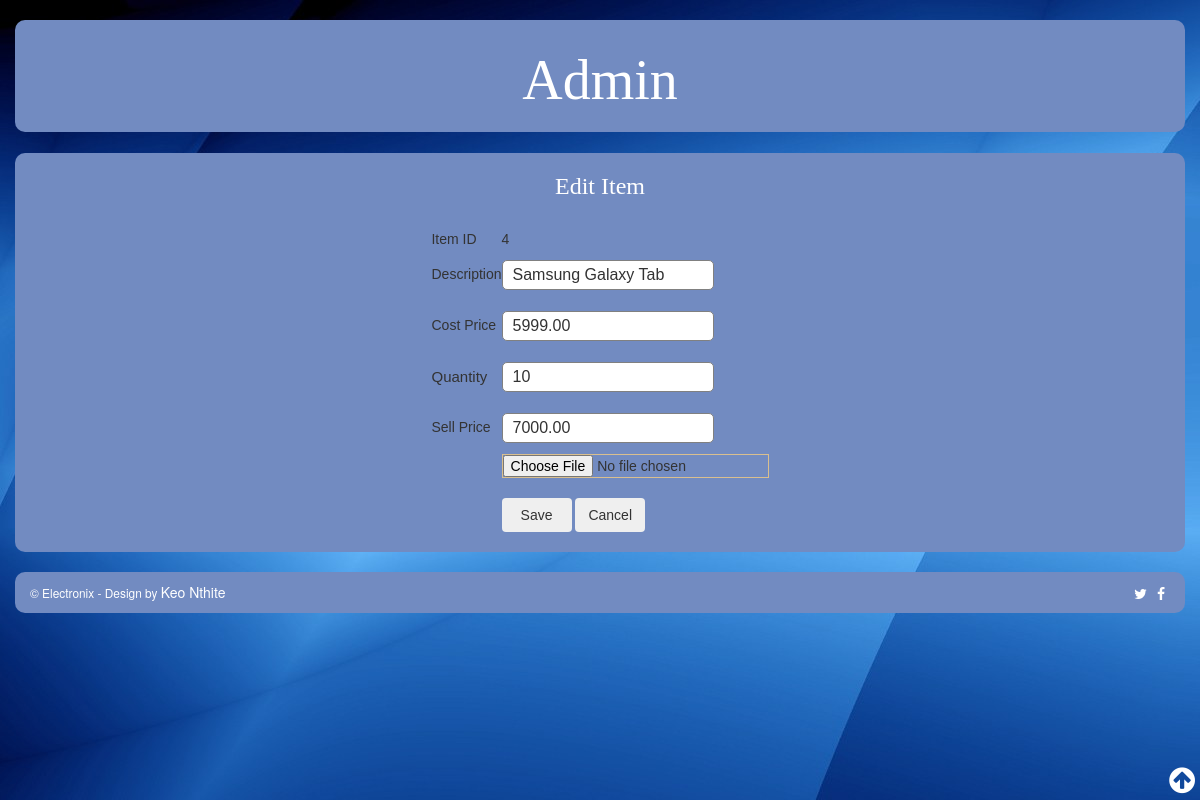
Screenshot of /editItem.php?id=4 with the database file from the repository.
### tables this page shows
CREATE TABLE IF NOT EXISTS `tbl_item` (
  `ItemID` int(11) NOT NULL AUTO_INCREMENT,
  `Description` varchar(50) NOT NULL,
  `CostPrice` decimal(10,2) NOT NULL,
  `Quantity` int(11) NOT NULL,
  `SellPrice` decimal(10,2) NOT NULL,
  `Image` varchar(50) NOT NULL,
  PRIMARY KEY (`ItemID`)
);

### editItem.php (the view, shortened to what this page needs)
<?php
$db_host="us-cdbr-east-02.cleardb.com";
$db_username="babab8844655c8";
$db_password="fa85e879";
$db_name="heroku_1f84699d008c6be";
$db_connect = mysqli_connect($db_host, $db_username, $db_password, $db_name);
if(isset($_GET["id"]))
{
	$query = "SELECT * FROM tbl_item WHERE ItemID = ".$_GET['id'];
	$result = mysqli_query($db_connect, $query);
	 $editRow = mysqli_fetch_array($result);
}
?>
<!DOCTYPE html>
<html>
<head>
    <link href="css/bootstrap.min.css" rel="stylesheet">
    <link href="css/bootstrap-theme.min.css" rel="stylesheet">
    <link href="css/stylesheet.css" rel="stylesheet">
	<link rel="stylesheet" href="https://cdnjs.cloudflare.com/ajax/libs/font-awesome/4.7.0/css/font-awesome.min.css">
</head>
<body>
	<br/>
	<div class="container">
		<div id="top" class="row">
			<center><h1>Admin</h1></center>
		</div>
		<br/>
		<div class="row">
			<div id="content">
			<div class="container" style="width:750px;">
			<h3>Edit Item</h3>
			<br />
			<div class="products" >
				 <form method="post">
					 <center><table cellpadding="2" cellspacing="2">
						<tr>
							<td>Item ID</td>
							<td><?php echo $editRow['ItemID']; ?>
							</td>
						</tr>
						<tr>
							<td>Description</td>
							<td>
								<div class="input-group">
									<input type="text" name="description" value="<?php echo $editRow['Description'];?>">
							  	</div>
							</td>
						</tr>
							<tr>
							<td>Cost Price</td>
							<td>
								<div class="input-group">
									<input type="text" name="cost_price" value="<?php echo $editRow['CostPrice'];?>">
							  	</div>
							</td>
						</tr>
						<tr>
							<td style="font-size:15px">Quantity</td>
							<td>
								<div class="input-group">
									<input type="text" name="quantity" value="<?php echo $editRow['Quantity'];?>">
							  	</div>
							</td>
						</tr>
						<tr>
							<td>Sell Price</td>
							<td>
								<div class="input-group">
									<input type="text" name="sell_price" value="<?php echo $editRow['SellPrice'];?>">
							  	</div>
							</td>
						</tr>
						<tr>
							<td></td>
								<td><input type="file" id="image" value="<?php echo $editRow['Image'];?>" name="item_image" accept="images/*" >
								<br/>
							</td>
						</tr>
						<tr>
							<td>&nbsp;</td>
							<td>
				  				<button type="submit" class="btn" name="save" value="Save" style="width:70px;">Save</button>
				  				<button type="submit" class="btn" name="cancel" value="Cancel">Cancel</button>
							</td>
						</tr>
					</table></center>
				</form>
			</div>
			<br/>
			</div>
		</div>
	</div>
		<div class="row">
			<div id="footer" class="col-lg-12">
      			<small>
					&copy; Electronix - Design by <a class="designName" href="http:www.facebook.co.za/keoabetswenthite/" target="_blank">										Keo Nthite </a> <a href="http:facebook/electronix.com" class="fa fa-facebook" title="Facebook"></a> <a href="http:twitter/electronix.com" class="fa fa-twitter" title="Twitter"></a>
				</small>
			</div>
		</div>
	</div>
	<a href="#" class="back-to-top" style="display:inline">
		<i class="fa fa-arrow-circle-up"></i>
	</a>
</body>
</html>

### css/stylesheet.css (style rules this page uses)
#top { margin-bottom: 1px; padding: 10px; background:#728BC1; border-radius:10px; text-align:center; }
#content { border-radius:10px; background:#728BC1; Margin-bottom:20px; font-family:Arial, Helvetica, sans-serif; overflow:auto; overflow:hidden; }
h1, h2, h3 { color:white; font-weight:normal; font-family:Aref Ruqaa; text-align:center; }
.container h1 { font-family:"Times New Roman", Times, serif; font-size:56px; text-align:center; }
#footer { border-radius:10px; background:#728BC1; Padding-top:10px; padding-bottom:7px; color:#ffffff; Margin-bottom:15px; }
#footer a { color:#ffffff; font-size:14px; }
*.fa { border-radius:10px; background:#728BC1; Padding-top:5px; padding-bottom:5px; Margin:0px 5px; float:right; }
input, select, textarea { border: solid 1px #D9BF8F; Margin-top:1px; }
.back-to-top { background:none; margin:0px; position:fixed; bottom:0; right:0; width:40px; height:40px; z-index:100; display:none; color:white; }
.back-to-top i { font-size:30px; border-radius:40px; border:3px; background-color:transparent; color:white; }
.input-group { margin: 10px 0px 10px 0px; }
.input-group input { height: 30px; width: 93%; padding: 5px 10px; font-size: 16px; border-radius: 5px; border: 1px solid gray; }

### rows the page displays
tbl_item: ItemID "4", description "Samsung Galaxy Tab", cost_price "5999.00", quantity "10", sell_price "7000.00"
